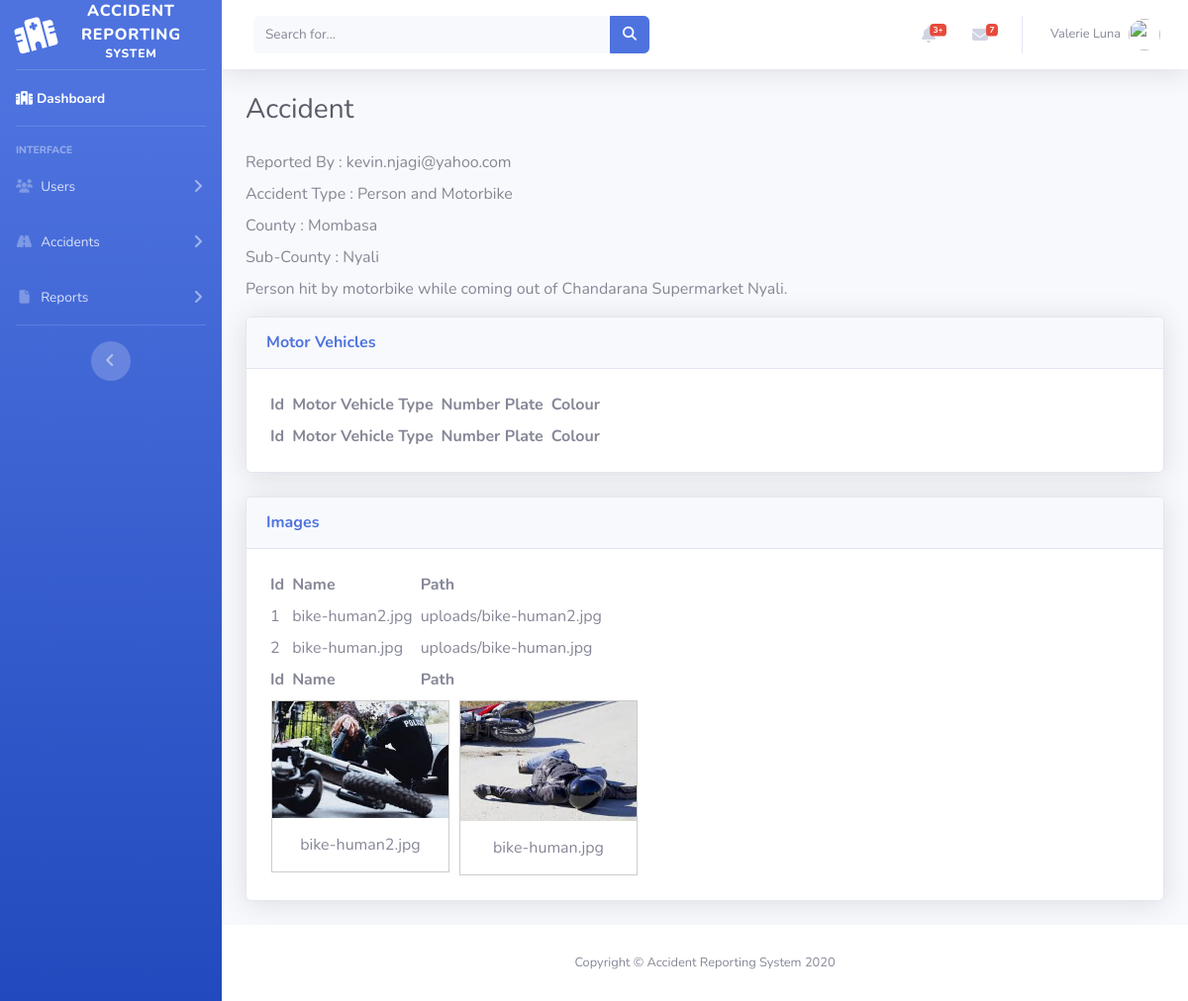
Screenshot of /accidents/viewdetails/1 with the database file from the repository.
### tables this page shows
CREATE TABLE `accidents` (
  `Id` int(11) NOT NULL,
  `UUID` varchar(255) NOT NULL,
  `ReportedBy` varchar(100) DEFAULT NULL,
  `County` varchar(50) NOT NULL,
  `SubCounty` varchar(50) NOT NULL,
  `Location` varchar(50) NOT NULL,
  `AccidentType` varchar(50) NOT NULL,
  `Details` varchar(255) NOT NULL,
  `AccidentDate` datetime NOT NULL DEFAULT current_timestamp()
);

CREATE TABLE `images` (
  `Id` int(11) NOT NULL,
  `AccidentUUID` varchar(255) NOT NULL,
  `Name` varchar(50) NOT NULL,
  `Path` varchar(50) NOT NULL
);

### application/controllers/Accidents.php (called while the page is built, shortened)
<?php
class Accidents extends CI_Controller {
    public function __construct() {
        $this->load->helper('url');
    }
    function viewdetails($id)
    {
        $this->load->model('model_accidents');
        $this->load->model('model_motorvehicles');
        $data['accident'] = $this->model_accidents->getaccidentdetailsoverid($id);
        $data['images'] = $this->model_accidents->getimagesoveruuid($data['accident'][0]['UUID']);
        $data['motorvehicles'] = $this->model_motorvehicles->getmotorvehiclesoveruuid($data['accident'][0]['UUID']);
        $data['title'] = 'Accident Reporting System | Accidents - ' .$id;
        $data['faviconpartpath'] = base_url().'img/favicon.png';
        $this->load->view('includes/header', $data);
        $this->load->view('view_single_accident', $data);
        $this->load->view('includes/footer', $data);
    }
}

### index.php (called while the page is built, shortened)
<?php
require_once BASEPATH.'core/CodeIgniter.php';

### application/models/Model_accidents.php (called while the page is built, shortened)
<?php
class Model_Accidents extends CI_Model {
    public function getaccidentdetailsoverid($id)
    {
        $this->db->query("SET sql_mode = '' ");
        $this->db->where('Id', $id);
        $query = $this->db->get('accidents');
        if ($query->num_rows() > 0)
        {
            return $query->result_array();
        } else {
            return array();
        }
    }
    public function getimagesoveruuid($uuid)
    {
        $this->db->query("SET sql_mode = '' ");
        $this->db->where('AccidentUUID', $uuid);
        $query = $this->db->get('images');
        if ($query->num_rows() > 0)
        {
            return $query->result_array();
        } else {
            return array();
        }
    }
}

### application/views/view_single_accident.php (the view, shortened to what this page needs)
<div class="container-fluid">
    <div class="d-sm-flex align-items-center justify-content-between mb-4">
        <h1 class="h3 mb-0 text-gray-800">Accident</h1>
    </div>
    <?php
        echo 'Reported By : '.form_label($accident[0]['ReportedBy']).br(1);
        echo 'Accident Type : '.form_label($accident[0]['AccidentType']).br(1);
        echo 'County : '.form_label($accident[0]['County']).br(1);
        echo 'Sub-County : '.form_label($accident[0]['SubCounty']).br(1);
    ?>
    <div>
        <p>
            <?php echo $accident[0]['Details']; ?>
        </p>
    </div>
    <div class="card shadow mb-4">
        <div class="card-header py-3">
        <h6 class="m-0 font-weight-bold text-primary">Motor Vehicles</h6>
        </div>
        <div class="card-body">
            <div class="table-responsive">
                <?php
                    $template = array(
                        'table_open'=> '<table border="0" cellpadding="0" class="table table-bordered">',
                        'id'=>'dataTable',
                        'width'=>'100%',
                        'cellspacing'=>'0'
                    );
                    $this->table->set_heading('Id', 'Motor Vehicle Type', 'Number Plate', 'Colour');
                    $this->table->add_row('<b>Id</b>', '<b>Motor Vehicle Type</b>', '<b>Number Plate</b>', '<b>Colour</b>');
                    $this->table->set_template($template);
                    echo $this->table->generate();
                ?>
            </div>
        </div>
    </div>
    <div class="card shadow mb-4">
        <div class="card-header py-3">
            <h6 class="m-0 font-weight-bold text-primary">Images</h6>
        </div>
        <div class="card-body">
            <div class="table-responsive">
                <?php
                    $template = array(
                        'table_open'=> '<table border="0" cellpadding="0" class="table table-bordered">',
                        'id'=>'dataTable',
                        'width'=>'100%',
                        'cellspacing'=>'0'
                    );
                    $this->table->set_heading('Id', 'Name', 'Path');
                    foreach ($images as $image)
                    {
                        $this->table->add_row($image['Id'], $image['Name'], $image['Path']);
                    }
                    $this->table->add_row('<b>Id</b>', '<b>Name</b>', '<b>Path</b>');
                    $this->table->set_template($template);
                    echo $this->table->generate();
                ?>
            </div>
            <?php foreach($images as $image) {?>
            <div class="gallery">
                <a target="_blank" href="<?php echo base_url().$image['Path']; ?>">
                    <img src="<?php echo base_url().$image['Path']; ?>" alt="Cinque Terre" width="600" height="400">
                </a>
                <div class="desc"><?php echo $image['Name']; ?></div>
            </div>
            <?php }?>
        </div>
    </div>
</div>

### css/style.css (style rules this page uses)
.gallery { margin: 5px; border: 1px solid #ccc; float: left; width: 180px; }
.gallery img { width: 100%; height: auto; }
.desc { padding: 15px; text-align: center; }

### rows the page displays
accidents: ReportedBy "kevin.njagi@yahoo.com", AccidentType "Person and Motorbike", County "Mombasa", SubCounty "Nyali", Details "Person hit by motorbike while coming out of Chandarana Supermarket Nyali."
images: Path (picture), Name "bike-human2.jpg"
images: Path (picture), Name "bike-human.jpg"

### other values shown
$this->table->generate() "Id Motor Vehicle Type Number Plate Colour Id Motor Vehicle Type Number Plate Colour"
$this->table->generate() "Id Name Path 1 bike-human2.jpg uploads/bike-human2.jpg 2 bike-human.jpg uploads/bike-human.jpg Id Name Path"
